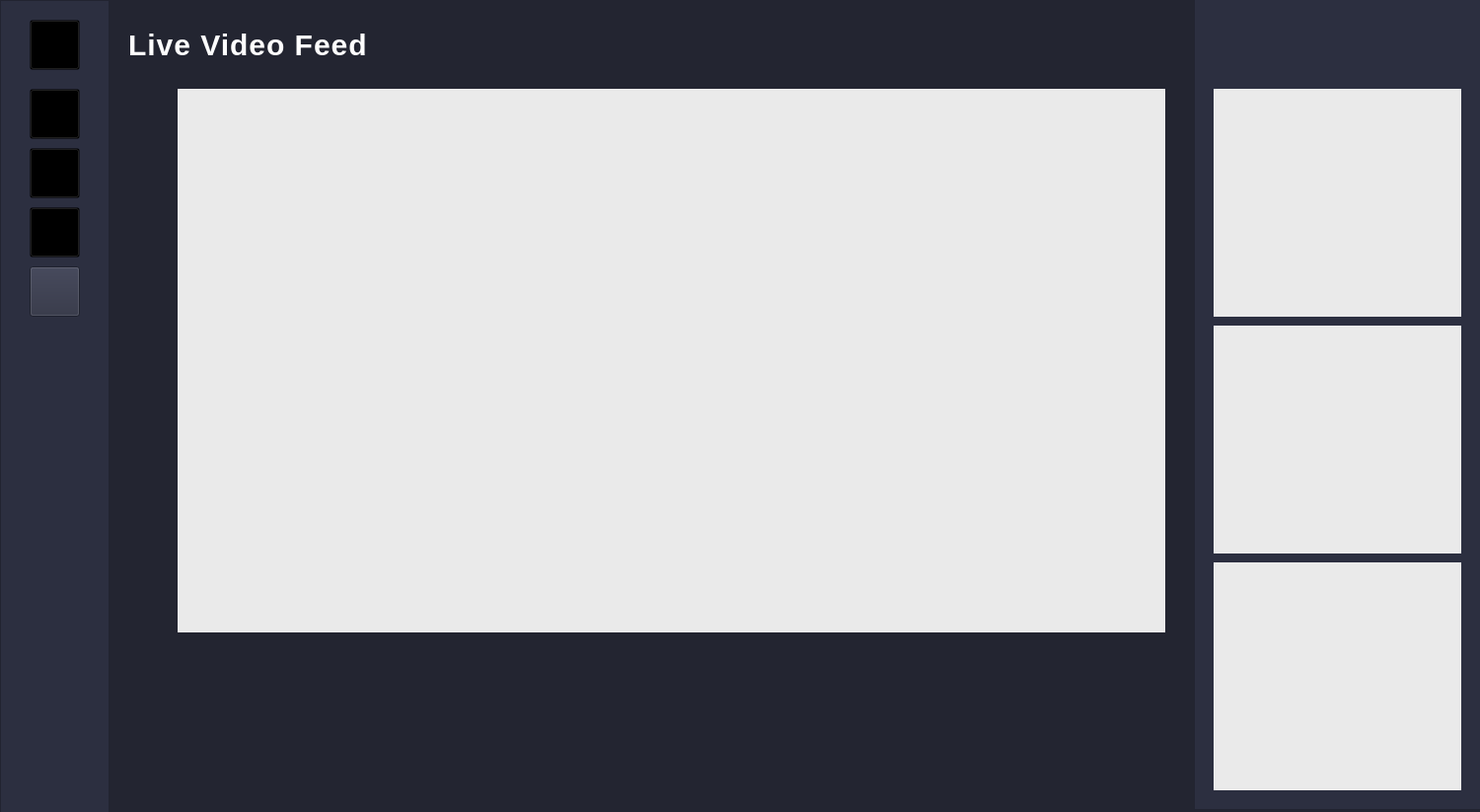
<?xml version="1.0" encoding="UTF-8"?>
<ui version="4.0">
 <class>MainWindow</class>
 <widget class="QMainWindow" name="MainWindow">
  <property name="geometry">
   <rect>
    <x>0</x>
    <y>0</y>
    <width>1500</width>
    <height>823</height>
   </rect>
  </property>
  <property name="minimumSize">
   <size>
    <width>1500</width>
    <height>800</height>
   </size>
  </property>
  <property name="maximumSize">
   <size>
    <width>1500</width>
    <height>823</height>
   </size>
  </property>
  <property name="windowTitle">
   <string>Visitor Monitoring System</string>
  </property>
  <property name="styleSheet">
   <string notr="true">background-color: #232531</string>
  </property>
  <widget class="QWidget" name="centralwidget">
   <widget class="QLabel" name="label">
    <property name="geometry">
     <rect>
      <x>180</x>
      <y>90</y>
      <width>1001</width>
      <height>551</height>
     </rect>
    </property>
    <property name="font">
     <font>
      <pointsize>12</pointsize>
     </font>
    </property>
    <property name="styleSheet">
     <string notr="true">background-color:#EAEAEA;</string>
    </property>
    <property name="text">
     <string/>
    </property>
   </widget>
   <widget class="QPushButton" name="start_btn">
    <property name="geometry">
     <rect>
      <x>640</x>
      <y>670</y>
      <width>51</width>
      <height>51</height>
     </rect>
    </property>
    <property name="minimumSize">
     <size>
      <width>5</width>
      <height>5</height>
     </size>
    </property>
    <property name="font">
     <font>
      <pointsize>12</pointsize>
      <weight>75</weight>
      <bold>true</bold>
     </font>
    </property>
    <property name="autoFillBackground">
     <bool>false</bool>
    </property>
    <property name="styleSheet">
     <string notr="true">#start_btn {
    background-color: #232531; /* Default color */
    color: white;
    border-radius: 25px;
}

#start_btn:hover {
    background-color: #5897FB; /* Hover color */
}</string>
    </property>
    <property name="text">
     <string/>
    </property>
    <property name="icon">
     <iconset>
      <normaloff>resources/Icons/Play.svg</normaloff>resources/Icons/Play.svg</iconset>
    </property>
    <property name="iconSize">
     <size>
      <width>45</width>
      <height>45</height>
     </size>
    </property>
   </widget>
   <widget class="QPushButton" name="stop_btn">
    <property name="geometry">
     <rect>
      <x>700</x>
      <y>670</y>
      <width>51</width>
      <height>51</height>
     </rect>
    </property>
    <property name="font">
     <font>
      <pointsize>12</pointsize>
      <weight>75</weight>
      <bold>true</bold>
     </font>
    </property>
    <property name="styleSheet">
     <string notr="true">#stop_btn {
    background-color: #232531; /* Default color */
    color: white;
    border-radius: 25px;

}

#stop_btn:hover {
    background-color: #5897FB; /* Hover color */
}</string>
    </property>
    <property name="text">
     <string/>
    </property>
    <property name="icon">
     <iconset>
      <normaloff>resources/Icons/stop.svg</normaloff>resources/Icons/stop.svg</iconset>
    </property>
    <property name="iconSize">
     <size>
      <width>45</width>
      <height>45</height>
     </size>
    </property>
   </widget>
   <widget class="QFrame" name="frame">
    <property name="geometry">
     <rect>
      <x>1210</x>
      <y>-10</y>
      <width>291</width>
      <height>831</height>
     </rect>
    </property>
    <property name="styleSheet">
     <string notr="true">background-color:#2C2F40</string>
    </property>
    <property name="frameShape">
     <enum>QFrame::StyledPanel</enum>
    </property>
    <property name="frameShadow">
     <enum>QFrame::Raised</enum>
    </property>
    <widget class="QLabel" name="cap_1">
     <property name="geometry">
      <rect>
       <x>20</x>
       <y>100</y>
       <width>251</width>
       <height>231</height>
      </rect>
     </property>
     <property name="styleSheet">
      <string notr="true">background-color:#EAEAEA;</string>
     </property>
     <property name="text">
      <string/>
     </property>
    </widget>
    <widget class="QLabel" name="cap_3">
     <property name="geometry">
      <rect>
       <x>20</x>
       <y>580</y>
       <width>251</width>
       <height>231</height>
      </rect>
     </property>
     <property name="styleSheet">
      <string notr="true">background-color:#EAEAEA;</string>
     </property>
     <property name="text">
      <string/>
     </property>
    </widget>
    <widget class="QLabel" name="cap_2">
     <property name="geometry">
      <rect>
       <x>20</x>
       <y>340</y>
       <width>251</width>
       <height>231</height>
      </rect>
     </property>
     <property name="styleSheet">
      <string notr="true">background-color:#EAEAEA;</string>
     </property>
     <property name="text">
      <string/>
     </property>
    </widget>
   </widget>
   <widget class="QFrame" name="nav_bar">
    <property name="geometry">
     <rect>
      <x>0</x>
      <y>0</y>
      <width>111</width>
      <height>831</height>
     </rect>
    </property>
    <property name="styleSheet">
     <string notr="true">background-color:#2C2F40</string>
    </property>
    <property name="frameShape">
     <enum>QFrame::StyledPanel</enum>
    </property>
    <property name="frameShadow">
     <enum>QFrame::Raised</enum>
    </property>
    <widget class="QToolButton" name="menu_btn">
     <property name="geometry">
      <rect>
       <x>30</x>
       <y>20</y>
       <width>51</width>
       <height>51</height>
      </rect>
     </property>
     <property name="styleSheet">
      <string notr="true">#menu_btn{
	background-color: transparent;
}

#menu_btn:hover{
	background-color:#5897FB;
}</string>
     </property>
     <property name="text">
      <string/>
     </property>
     <property name="icon">
      <iconset>
       <normaloff>resources/Icons/Menu.svg</normaloff>resources/Icons/Menu.svg</iconset>
     </property>
     <property name="iconSize">
      <size>
       <width>45</width>
       <height>45</height>
      </size>
     </property>
    </widget>
    <widget class="QToolButton" name="dash_btn">
     <property name="geometry">
      <rect>
       <x>30</x>
       <y>90</y>
       <width>51</width>
       <height>51</height>
      </rect>
     </property>
     <property name="styleSheet">
      <string notr="true">#dash_btn{
background-color:transparent;
}

#dash_btn:hover{
background-color:#5897FB;
}
</string>
     </property>
     <property name="text">
      <string/>
     </property>
     <property name="icon">
      <iconset>
       <normaloff>resources/Icons/Dashboard.svg</normaloff>resources/Icons/Dashboard.svg</iconset>
     </property>
     <property name="iconSize">
      <size>
       <width>45</width>
       <height>45</height>
      </size>
     </property>
     <property name="popupMode">
      <enum>QToolButton::InstantPopup</enum>
     </property>
     <property name="toolButtonStyle">
      <enum>Qt::ToolButtonIconOnly</enum>
     </property>
    </widget>
    <widget class="QToolButton" name="cam_btn">
     <property name="geometry">
      <rect>
       <x>30</x>
       <y>150</y>
       <width>51</width>
       <height>51</height>
      </rect>
     </property>
     <property name="styleSheet">
      <string notr="true">#cam_btn{
background-color:transparent;
}

#cam_btn:hover{
background-color:#5897FB;
}
</string>
     </property>
     <property name="text">
      <string/>
     </property>
     <property name="icon">
      <iconset>
       <normaloff>resources/Icons/Camera.svg</normaloff>resources/Icons/Camera.svg</iconset>
     </property>
     <property name="iconSize">
      <size>
       <width>45</width>
       <height>45</height>
      </size>
     </property>
    </widget>
    <widget class="QToolButton" name="logs_btn">
     <property name="geometry">
      <rect>
       <x>30</x>
       <y>210</y>
       <width>51</width>
       <height>51</height>
      </rect>
     </property>
     <property name="styleSheet">
      <string notr="true">#logs_btn{
background-color:transparent;
}

#logs_btn:hover{
background-color:#5897FB;
}</string>
     </property>
     <property name="text">
      <string/>
     </property>
     <property name="icon">
      <iconset>
       <normaloff>resources/Icons/Logs.svg</normaloff>resources/Icons/Logs.svg</iconset>
     </property>
     <property name="iconSize">
      <size>
       <width>45</width>
       <height>45</height>
      </size>
     </property>
    </widget>
    <widget class="QToolButton" name="setttings_btn">
     <property name="geometry">
      <rect>
       <x>30</x>
       <y>270</y>
       <width>51</width>
       <height>51</height>
      </rect>
     </property>
     <property name="styleSheet">
      <string notr="true">#settings_btn{
background-color:transparent;
}

#settings_btn:hover{
background-color:#5897FB;
}</string>
     </property>
     <property name="text">
      <string/>
     </property>
     <property name="icon">
      <iconset>
       <normaloff>resources/Icons/Settings.svg</normaloff>resources/Icons/Settings.svg</iconset>
     </property>
     <property name="iconSize">
      <size>
       <width>45</width>
       <height>45</height>
      </size>
     </property>
    </widget>
   </widget>
   <widget class="QLabel" name="label_2">
    <property name="geometry">
     <rect>
      <x>130</x>
      <y>30</y>
      <width>291</width>
      <height>31</height>
     </rect>
    </property>
    <property name="styleSheet">
     <string notr="true">QLabel {
    font-family: &quot;Inter&quot;i;
    font-size: 30px; /* Adjust based on your UI scale */
    font-weight: bold;
    color: white;
    letter-spacing: 1px; /* Adjust for spacing */
    text-transform: uppercase; /* Makes text all caps */
}</string>
    </property>
    <property name="text">
     <string>Live Video Feed</string>
    </property>
   </widget>
   <widget class="QPushButton" name="pause_btn">
    <property name="geometry">
     <rect>
      <x>570</x>
      <y>670</y>
      <width>51</width>
      <height>51</height>
     </rect>
    </property>
    <property name="minimumSize">
     <size>
      <width>5</width>
      <height>5</height>
     </size>
    </property>
    <property name="font">
     <font>
      <pointsize>12</pointsize>
      <weight>75</weight>
      <bold>true</bold>
     </font>
    </property>
    <property name="autoFillBackground">
     <bool>false</bool>
    </property>
    <property name="styleSheet">
     <string notr="true">#pause_btn{
    background-color: #232531; /* Default color */
    color: white;
    border-radius: 25px;
}

#pause_btn:hover{
	background-color:#5897FB ;
}</string>
    </property>
    <property name="text">
     <string/>
    </property>
    <property name="icon">
     <iconset>
      <normaloff>resources/Icons/Pause.svg</normaloff>resources/Icons/Pause.svg</iconset>
    </property>
    <property name="iconSize">
     <size>
      <width>45</width>
      <height>45</height>
     </size>
    </property>
   </widget>
   <widget class="QPushButton" name="refresh_btn">
    <property name="geometry">
     <rect>
      <x>760</x>
      <y>670</y>
      <width>51</width>
      <height>51</height>
     </rect>
    </property>
    <property name="minimumSize">
     <size>
      <width>5</width>
      <height>5</height>
     </size>
    </property>
    <property name="font">
     <font>
      <pointsize>12</pointsize>
      <weight>75</weight>
      <bold>true</bold>
     </font>
    </property>
    <property name="autoFillBackground">
     <bool>false</bool>
    </property>
    <property name="styleSheet">
     <string notr="true">#refresh_btn{
    background-color: #232531; /* Default color */
    color: white;
    border-radius: 25px;
}

#refresh_btn:hover{
	background-color:#5897FB ;
}</string>
    </property>
    <property name="text">
     <string/>
    </property>
    <property name="icon">
     <iconset>
      <normaloff>resources/Icons/refresh.svg</normaloff>resources/Icons/refresh.svg</iconset>
    </property>
    <property name="iconSize">
     <size>
      <width>45</width>
      <height>45</height>
     </size>
    </property>
   </widget>
   <widget class="QPushButton" name="upload_btn">
    <property name="geometry">
     <rect>
      <x>820</x>
      <y>670</y>
      <width>51</width>
      <height>51</height>
     </rect>
    </property>
    <property name="minimumSize">
     <size>
      <width>5</width>
      <height>5</height>
     </size>
    </property>
    <property name="font">
     <font>
      <pointsize>12</pointsize>
      <weight>75</weight>
      <bold>true</bold>
     </font>
    </property>
    <property name="autoFillBackground">
     <bool>false</bool>
    </property>
    <property name="styleSheet">
     <string notr="true">#upload_btn{
    background-color: #232531; /* Default color */
    color: white;
    border-radius: 25px;
}

#upload_btn:hover{
	background-color:#5897FB ;
}</string>
    </property>
    <property name="text">
     <string/>
    </property>
    <property name="icon">
     <iconset>
      <normaloff>resources/Icons/Upload.svg</normaloff>resources/Icons/Upload.svg</iconset>
    </property>
    <property name="iconSize">
     <size>
      <width>45</width>
      <height>45</height>
     </size>
    </property>
   </widget>
   <widget class="QPushButton" name="prec_btn">
    <property name="geometry">
     <rect>
      <x>500</x>
      <y>670</y>
      <width>51</width>
      <height>51</height>
     </rect>
    </property>
    <property name="minimumSize">
     <size>
      <width>5</width>
      <height>5</height>
     </size>
    </property>
    <property name="font">
     <font>
      <pointsize>12</pointsize>
      <weight>75</weight>
      <bold>true</bold>
     </font>
    </property>
    <property name="autoFillBackground">
     <bool>false</bool>
    </property>
    <property name="styleSheet">
     <string notr="true">#prec_btn{
    background-color: #232531; /* Default color */
    color: white;
    border-radius: 25px;
}

#prec_btn:hover{
	background-color:#5897FB ;
}</string>
    </property>
    <property name="text">
     <string/>
    </property>
    <property name="icon">
     <iconset>
      <normaloff>resources/Icons/target.svg</normaloff>resources/Icons/target.svg</iconset>
    </property>
    <property name="iconSize">
     <size>
      <width>45</width>
      <height>45</height>
     </size>
    </property>
   </widget>
  </widget>
 </widget>
 <resources/>
 <connections/>
</ui>
